Frame 1 (no input): blank canvas, image omitted
Frame 60 (the mouse pressed at the canvas centre just before this capture): blank canvas, image omitted
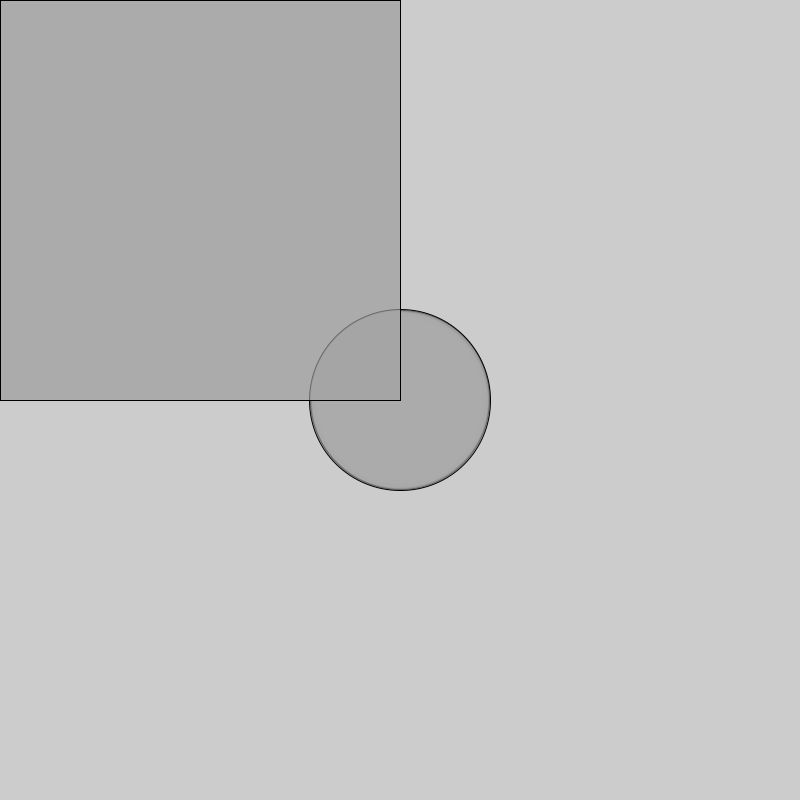
Frame 120 (the mouse held since frame 60 and released just before this capture)

The Processing sketch whose frames 1 and 60 were blank and that drew this single picture after the mouse press (run headless with seeded random() and noise(); from frame 60 on, the mouse is pressed at the canvas centre):

// Processing sketch: processing_134640
// ── processing_134640.pde

float x;
float y;
float easing = 0.01;
float diameter = 12;

void setup() {
  size (800, 800);
}

void draw () {
  float targetX = mouseX;
  float targetY = mouseY;

  int randomz = round(random(0, 255));

  x += (targetX - x) * easing;
  y -= (targetY + y) * easing;

  fill (randomz, randomz);
  ellipse (mouseX, mouseY, x, y);

  fill (randomz, randomz);
  rect (mouseX-mouseY, mouseY-mouseX, pmouseX, pmouseY);
}
